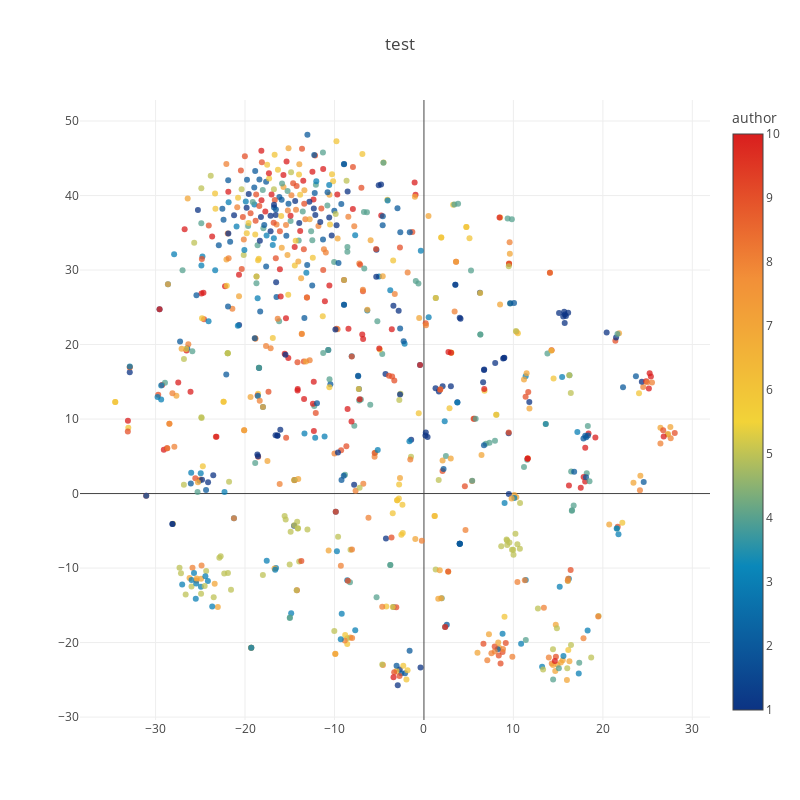

Source (notebook cell):
### Code cell
trace1 = go.Scatter(
    x=tsne[:,0],
    y=tsne[:,1],
    #z=tsne[:,2],
    mode='markers',
    marker=dict(
        sizemode='diameter',
        color = df_top10authors["id_author"].values,
        colorscale = 'Portland',
        colorbar = dict(title = 'author'),
        line=dict(color='rgb(255, 255, 255)'),
        opacity=0.75
    )
)

data=[trace1]
layout=dict(height=800, width=800, title='test')
fig=dict(data=data, layout=layout)
py.iplot(fig, filename='NewsScatter2D')

### Figure 1 — Plotly figure (JSON) as saved in the notebook; plotly's stock layout.template omitted (floating-point values rounded to 4 significant figures; data arrays with more than 128 entries replaced by an {"elided": "..."} marker saying what was removed)
{"data": [{"marker": {"color": {"elided": "847 int values"}, "colorbar": {"title": "author"}, "colorscale": "Portland", "line": {"color": "rgb(255, 255, 255)"}, "opacity": 0.75, "sizemode": "diameter"}, "mode": "markers", "type": "scatter", "x": {"elided": "847 float values"}, "y": {"elided": "847 float values"}}], "layout": {"height": 800, "title": "test", "width": 800}}
